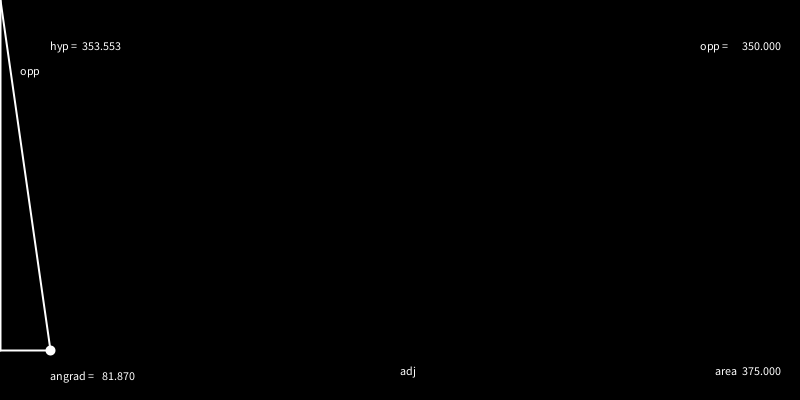
Frame 1 (no input)
Frame 60 (the mouse pressed at the canvas centre just before this capture): identical to frame 1, image omitted
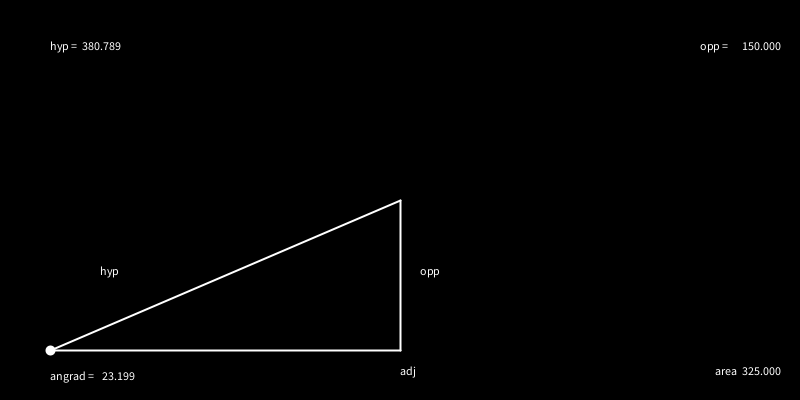
Frame 120 (the mouse held since frame 60 and released just before this capture)

The Processing sketch that drew these frames (run headless with seeded random() and noise(); from frame 60 on, the mouse is pressed at the canvas centre):

// Processing sketch: rosi_geometry
// ── rosi_geometry.pde
float vx=50;
float vy=350;
float hyp;
float opp;
float angrad;


void setup(){
  size(800,400);
  background(0);
  stroke(255);
  strokeWeight(2);
  
}//end setup

void draw(){
  
  background(0);//erase after each frame
  strokeWeight(10);
  point(vx,vy);
  strokeWeight(2);
  fill(255);
  text("hyp = ", 50,50);
  text("opp = ", width-100,50);
  line(50,350,mouseX,350);//bottom side
  line(vx,vy,mouseX,mouseY);//hypotenuse
  line(mouseX,mouseY,mouseX,350);
  hyp = dist(vx,vy,mouseX,mouseY);
  opp = dist(mouseX,mouseY,mouseX,350);
  text(hyp, 80,50);
  text(opp, width-60,50);
  text("opp", mouseX+20,mouseY+150/2);
  text("hyp", mouseX-300,mouseY+150/2);
   text("adj", width/2,height-25);
   text("area", width-85,height-25);
   text(dist(mouseX,mouseY,mouseX,350)+dist(50,350,mouseX,350)/2,width-60,height-25);
  
  angrad = asin(dist(mouseX,mouseY,mouseX,350)/dist(vx,vy,mouseX,mouseY));
  text("angrad = ", 50, height-20);
  text(degrees(angrad), 100, height-20);
  
  
  }//end draw
